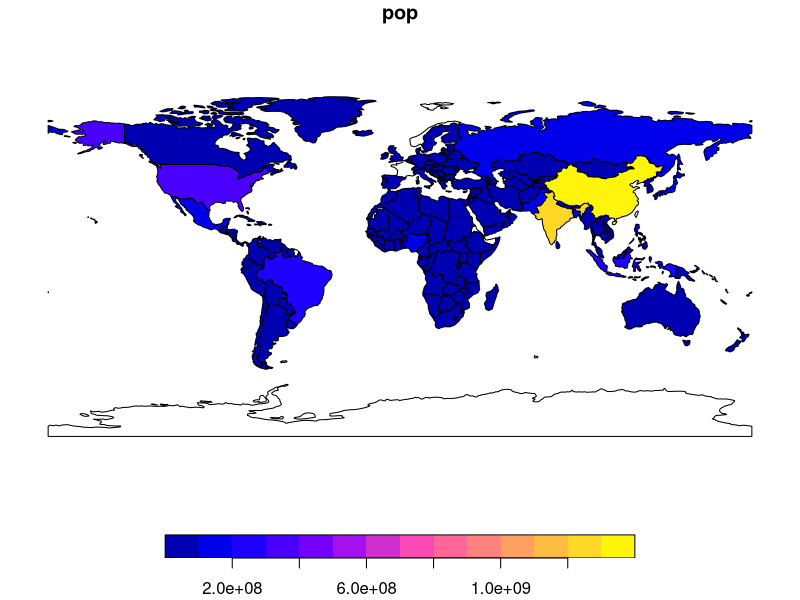

This chart was generated by the following R code:
## ---- chunk 1
knitr::opts_chunk$set(echo = TRUE)
library(sf)
library(raster)
library(spData)
library(dplyr)
## ---- chunk 2
world %>% 
  select(pop)%>%
  plot()

## ---- chunk 3
world %>%
  select(pop,name_long)%>%
  arrange(pop) -> posortowane
head(posortowane,1)
## ---- chunk 4

## ---- chunk 5

## ---- chunk 6
